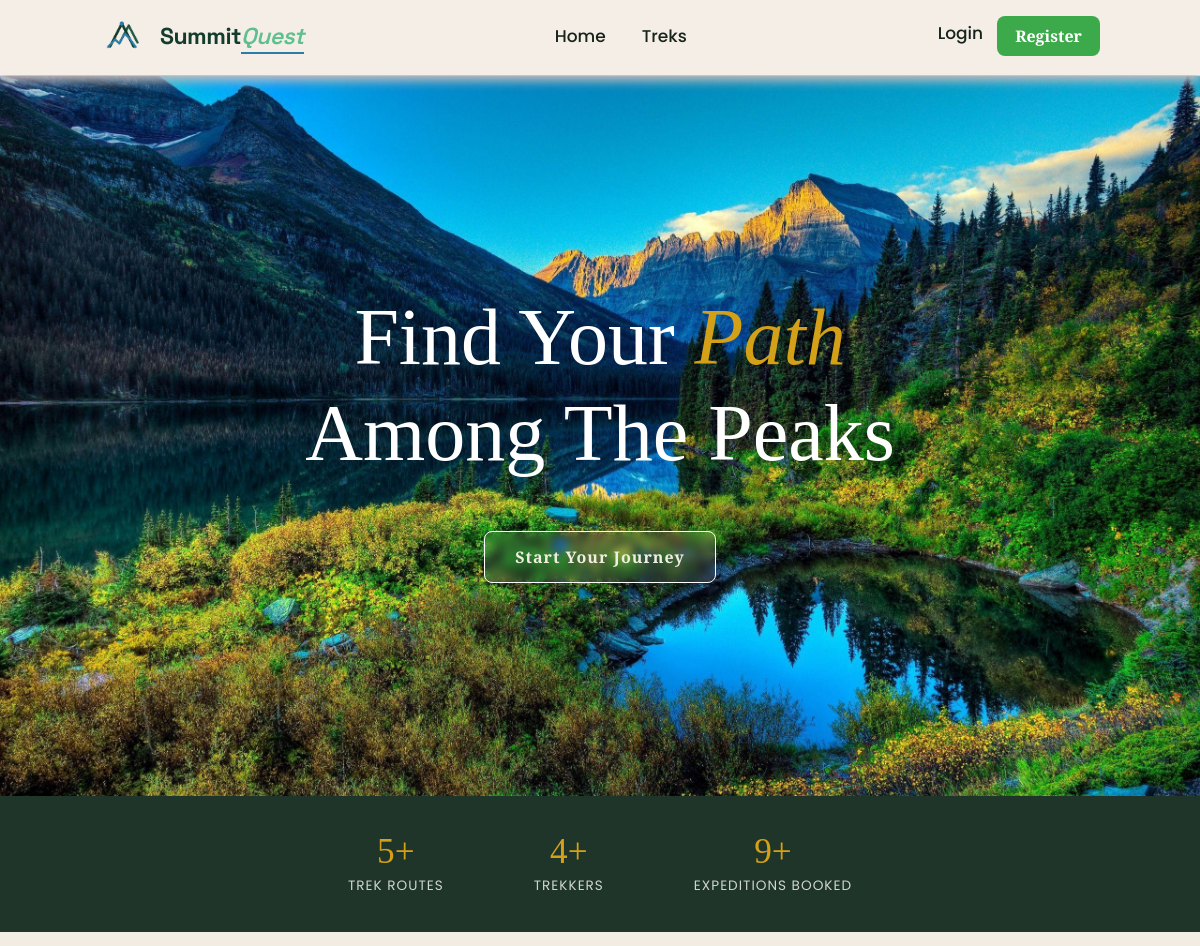
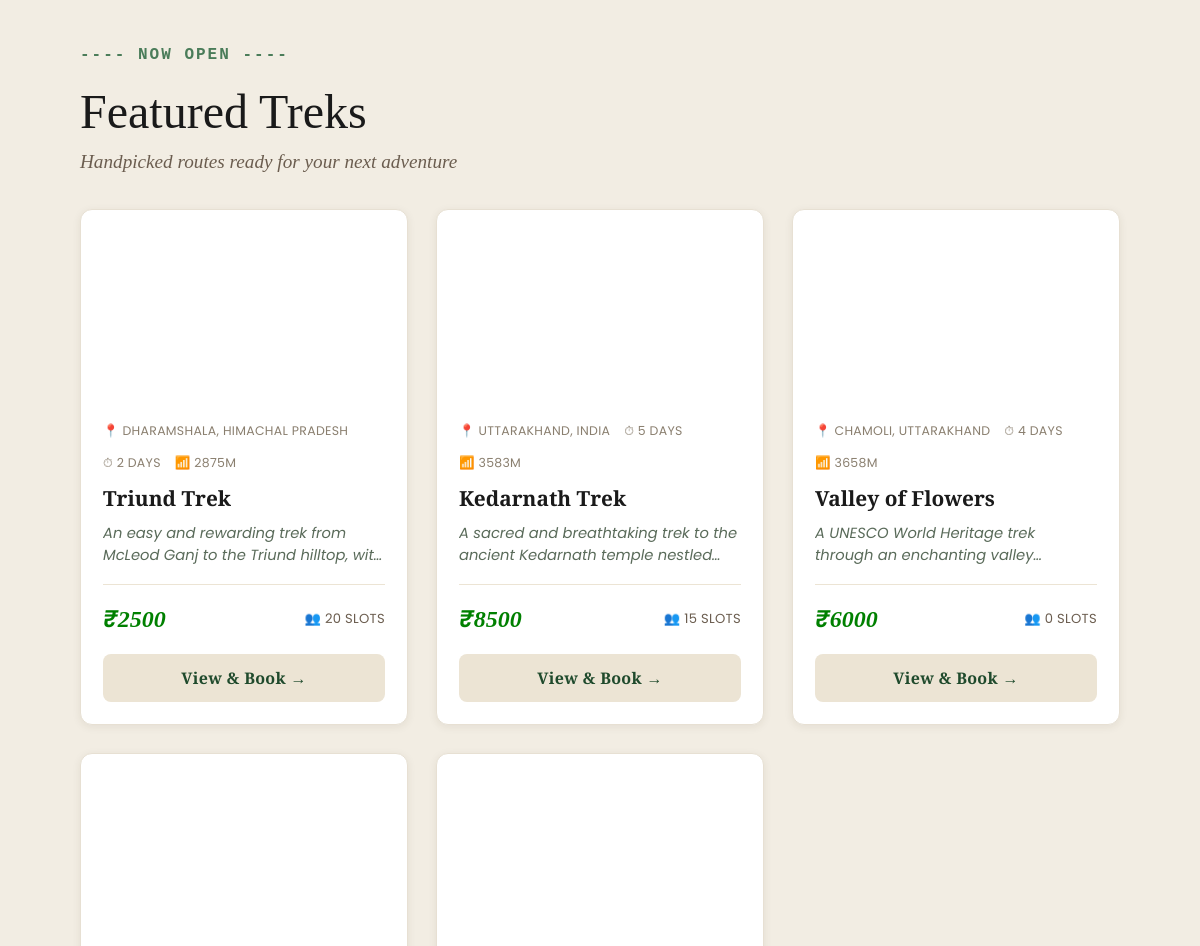
Before: / (upper part) with the older database file (2 pictures, top to bottom).
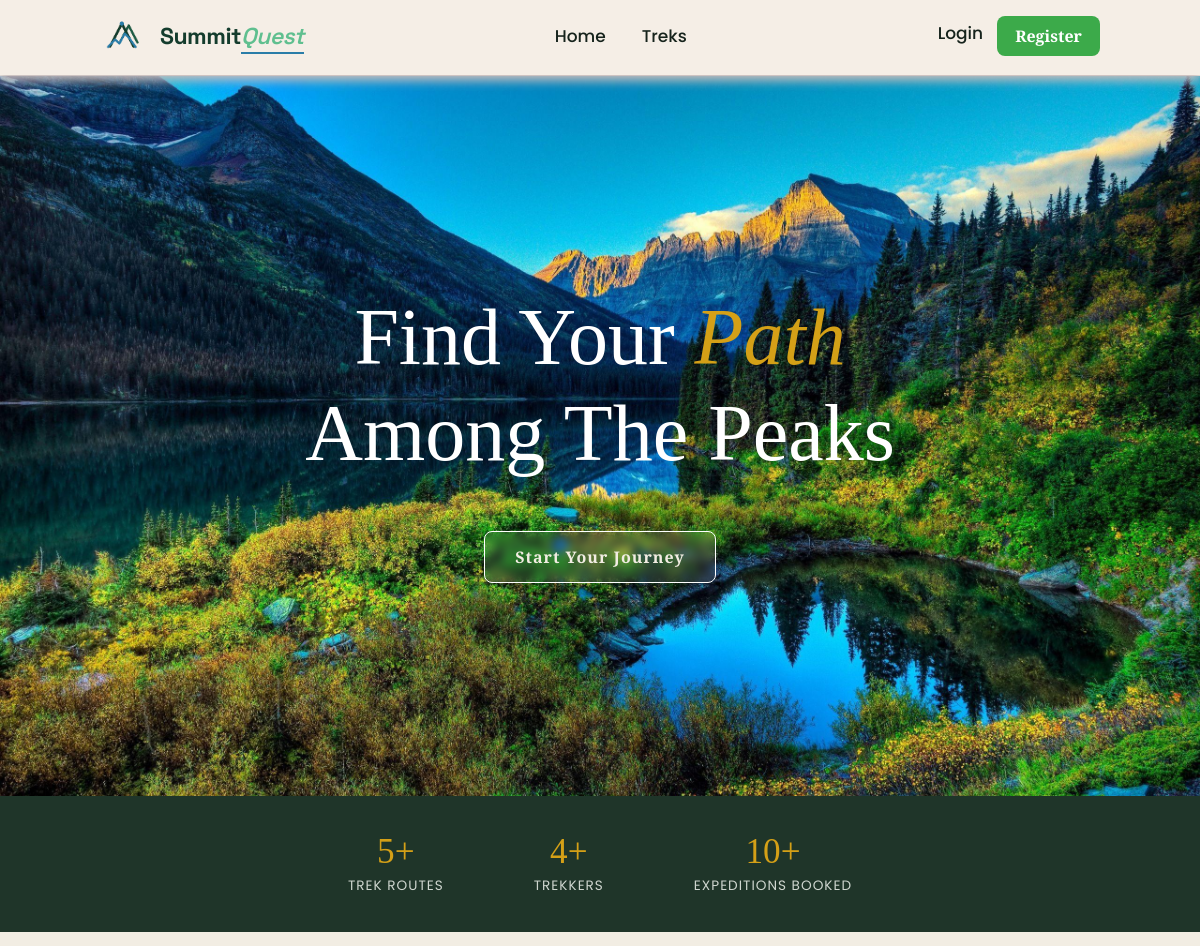
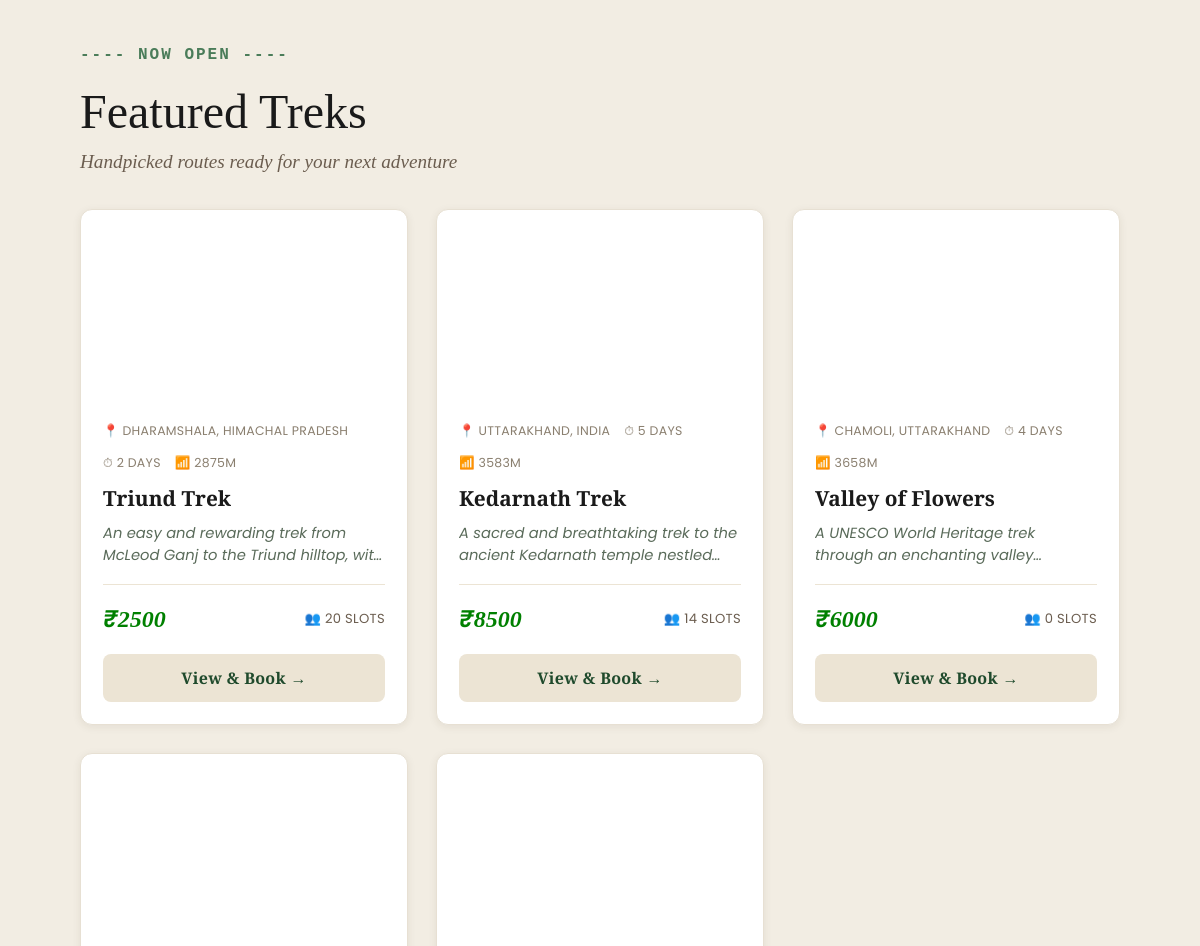
After: the same page with the newer database file (2 pictures, top to bottom).
### app/models.py (models this page shows, shortened)
class Treks(db.Model):
    __tablename__ = "trek"
    id = db.Column(db.Integer, primary_key = True)
    name = db.Column(db.String(256), nullable= False, index = True)
    location = db.Column(db.String(50), nullable= False, index = True)
    difficulty= db.Column(db.String(50), nullable = False, index = True)
    status = db.Column(db.String(50), nullable = False, default = "Pending")
    duration =  db.Column(db.Integer, nullable= False)
    starting_date = db.Column(db.Date, nullable= False)
    ending_date = db.Column(db.Date, nullable= False)
    is_blocked = db.Column(db.String(50),nullable = False,default = False)
    created_at = db.Column(db.DateTime, default=datetime.utcnow, nullable=False)
    capacity = db.Column(db.Integer, default = 10)
    available = db.Column(db.Integer, default = 10)
    description = db.Column(db.Text)
    updated_at = db.Column(db.DateTime, default=datetime.utcnow, onupdate=datetime.utcnow, nullable=False)
    price = db.Column(db.Float, default=0)
    altitude = db.Column(db.String(50), nullable=True)
    image_url = db.Column(db.String(500), nullable=True)
    highlights = db.Column(db.Text, nullable=True)
    requirements = db.Column(db.Text, nullable=True)
    assigned_staff_id = db.Column(db.Integer,db.ForeignKey("user.id"),nullable = True)
    bookings = db.relationship(
    "Bookings",
    backref="trek",
    cascade="all, delete-orphan")

### app/routes.py (the view)
@visit.route("/")
def home():
    open_treks = (
        Treks.query.filter(Treks.status.in_(["Approved", "Open"]))
        .order_by(Treks.starting_date)
        .limit(6)
        .all()
    )
    stats = {
        "treks": Treks.query.count(),
        "users": User.query.filter_by(role="trekker").count(),
        "bookings": Bookings.query.count(),
    }
    return render_template("index.html", open_treks=open_treks, stats=stats)

### app/utils.py (called while the page is built)
def current_user():
    if 'user_id' not in session:
        return AnonUser()
    return SessionUser(session)

def format_duration(days):
    if not days or days < 1:
        return '—'
    weeks, remainder = divmod(int(days), 7)
    parts = []
    if weeks:
        parts.append(f"{weeks} Week{'s' if weeks > 1 else ''}")
    if remainder:
        parts.append(f"{remainder} Day{'s' if remainder > 1 else ''}")
    return ' '.join(parts) if parts else f"{days} Day{'s' if days != 1 else ''}"

### templates/index.html (shortened to what this page needs)
{% extends "base.html"%}
{% block extra_css%}
<link rel="stylesheet" href="{{ url_for('static', filename='css/for_index.css') }}">
{% endblock %}
{% block content %}
<div class="hero">
    <h1 class="hero-title">
        Find Your <span class="accent">Path</span> Among The Peaks
    </h1>
    {% if not current_user.is_authenticated %}
    <a href="{{ url_for('visit.register') }}" class="hero-cta">Start Your Journey</a>
    {% endif %}
</div>
<section class="stats-strip">
    <div class="stat-item">
        <div class="stat-number">{{ stats.treks }}+</div>
        <div class="stat-label">Trek Routes</div>
    </div>
    <div class="stat-item">
        <div class="stat-number">{{ stats.users }}+</div>
        <div class="stat-label">Trekkers</div>
    </div>
    <div class="stat-item">
        <div class="stat-number">{{ stats.bookings }}+</div>
        <div class="stat-label">Expeditions Booked</div>
    </div>
</section>
<section class="featured-section" id="treks_redirect">
    <div class="open">
        <span class="open-text">---- NOW OPEN ----</span>
    </div>
    <h2 class="section-title">Featured Treks</h2>
    <p class="section-subtitle">Handpicked routes ready for your next adventure</p>
    {% if open_treks %}
    <div class="trek-grid">
        {% for trek in open_treks %}
        <div class="trek-card">
            <div class="trek-card-img" {% if trek.image_url %}style="background-image:url('{{ trek.image_url }}')"{% endif %}></div>
            <div class="trek-card-body">
                <div class="trek-card-icons">
                    <span>📍 {{ trek.location }}</span>
                    <span>⏱ {{ format_duration(trek.duration) }}</span>
                    {% if trek.altitude %}<span>📶 {{ trek.altitude }}</span>{% endif %}
                </div>
                <h3>{{ trek.name }}</h3>
                <p class="trek-card-desc">{{ trek.description[:110] }}{% if trek.description|length > 110 %}…{% endif %}</p>
                <div class="trek-card-divider"></div>
                <div class="trek-card-footer">
                    <span class="trek-card-price">₹{{ "%.0f"|format(trek.price) }}</span>
                    <span class="trek-card-slots">👥 {{ trek.available }} slots</span>
                </div>
                <a href="{{ url_for('visit.trek_detail', trek_id=trek.id) }}" class="trek-card-cta">View &amp; Book →</a>
            </div>
        </div>
        {% endfor %}
    </div>
    {% else %}
    <p class="muted">No open treks right now — check back soon!</p>
    {% endif %}
</section>
{% endblock %}

Changed rows visible on the page:
changed Treks "Kedarnath Trek": available "15" → "14"
Other visible differences:
{{ stats.bookings }}: "9" → "10"
